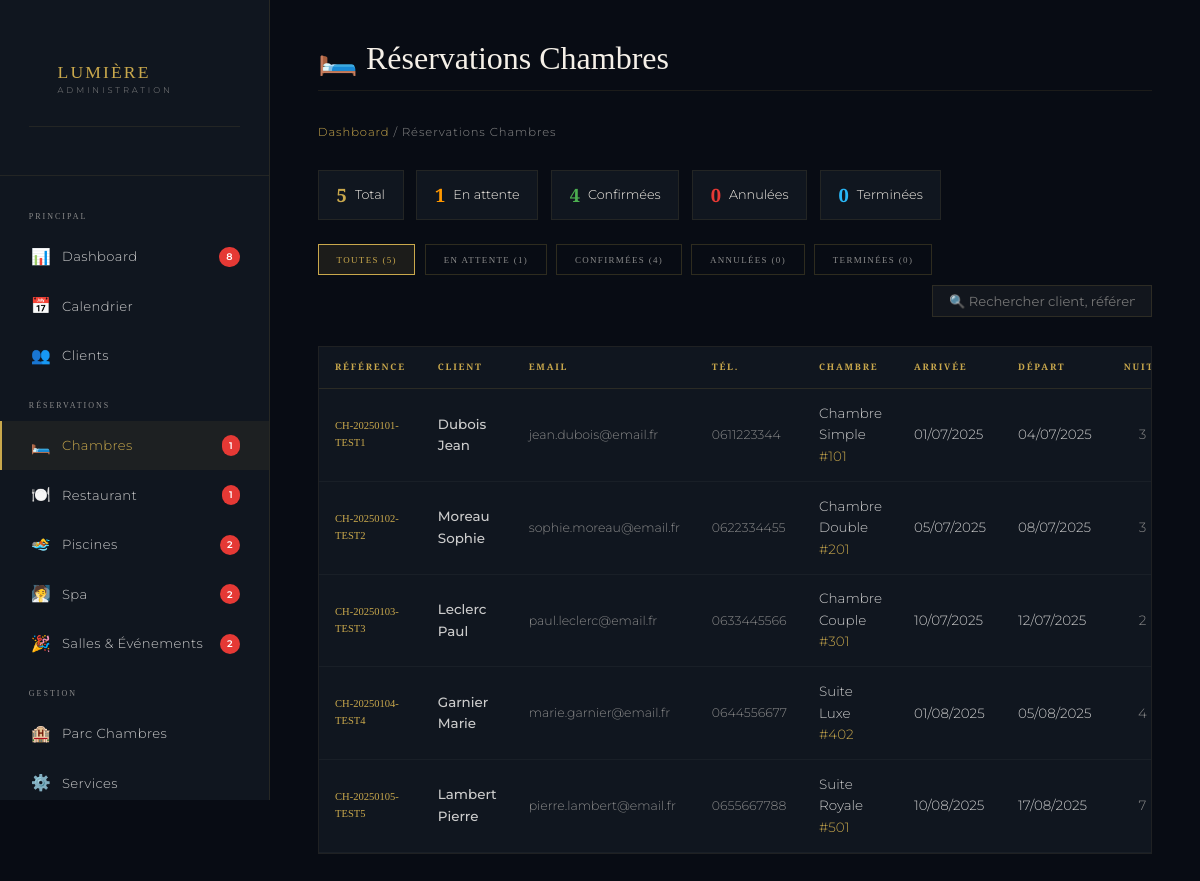
Page /admin/reservations_chambres.php (signed in) on the committed database.
### tables this page shows
CREATE TABLE `reservations` (
  `id`              INT UNSIGNED AUTO_INCREMENT PRIMARY KEY,
  `reference`       VARCHAR(20)       NOT NULL UNIQUE,
  `user_id`         INT UNSIGNED,
  `room_id`         INT UNSIGNED      NOT NULL,
  `nom_client`      VARCHAR(200)      NOT NULL,
  `email_client`    VARCHAR(191)      NOT NULL,
  `telephone`       VARCHAR(20),
  `date_arrivee`    DATE              NOT NULL,
  `date_depart`     DATE              NOT NULL,
  `nb_personnes`    TINYINT           NOT NULL DEFAULT 1,
  `prix_total`      DECIMAL(10,2)     NOT NULL,
  `statut`          ENUM('en_attente','confirmee','annulee','terminee') DEFAULT 'en_attente',
  `demandes_spec`   TEXT,
  `created_at`      TIMESTAMP         DEFAULT CURRENT_TIMESTAMP,
  FOREIGN KEY (`room_id`)   REFERENCES `rooms`(`id`),
  FOREIGN KEY (`user_id`)   REFERENCES `users`(`id`) ON DELETE SET NULL
);

CREATE TABLE `room_types` (
  `id`           INT UNSIGNED AUTO_INCREMENT PRIMARY KEY,
  `slug`         VARCHAR(50)     NOT NULL UNIQUE,
  `nom`          VARCHAR(100)    NOT NULL,
  `description`  TEXT,
  `capacite_max` TINYINT         NOT NULL DEFAULT 2,
  `prix_nuit`    DECIMAL(10,2)   NOT NULL,
  `image`        VARCHAR(255),
  `created_at`   TIMESTAMP       DEFAULT CURRENT_TIMESTAMP
);

CREATE TABLE `rooms` (
  `id`           INT UNSIGNED AUTO_INCREMENT PRIMARY KEY,
  `numero`       VARCHAR(10)     NOT NULL UNIQUE,
  `etage`        TINYINT         NOT NULL,
  `room_type_id` INT UNSIGNED    NOT NULL,
  `statut`       ENUM('disponible','occupee','maintenance') DEFAULT 'disponible',
  `description`  TEXT,
  `created_at`   TIMESTAMP       DEFAULT CURRENT_TIMESTAMP,
  FOREIGN KEY (`room_type_id`) REFERENCES `room_types`(`id`)
);

### includes/functions.php (called while the page is built, shortened)
<?php
function nbNuits(string $arrivee, string $depart): int {
    $d1 = new DateTime($arrivee); $d2 = new DateTime($depart);
    return max(0, (int)$d1->diff($d2)->days);
}

### admin/reservations_chambres.php (the view, shortened to what this page needs)
<?php
require_once __DIR__ . '/../includes/functions.php';
$pdo = getDB();
$filtre = $_GET['statut'] ?? 'tous';
$sql = "SELECT r.*, rt.nom AS type_chambre, rm.numero FROM reservations r JOIN rooms rm ON r.room_id=rm.id JOIN room_types rt ON rm.room_type_id=rt.id";
$params = [];
$sql .= " ORDER BY r.created_at DESC";
$stmt = $pdo->prepare($sql); $stmt->execute($params);
$reservations = $stmt->fetchAll();
$counts = [];
foreach(['en_attente','confirmee','annulee','terminee'] as $s) {
    $counts[$s] = (int)$pdo->query("SELECT COUNT(*) FROM reservations WHERE statut='$s'")->fetchColumn();
}
$counts['tous'] = array_sum($counts);
?>
<!DOCTYPE html>
<html lang="fr">
<head>
  <link rel="stylesheet" href="../hotel-html/css/style.css">
  <link rel="stylesheet" href="css/admin.css">
</head>
<body>
<div class="admin-layout">
  <?php include __DIR__ . '/includes/sidebar.php'; ?>
  <main class="admin-contenu">
    <h1 class="admin-titre">🛏️ Réservations Chambres</h1>
    <div class="admin-breadcrumb"><a href="dashboard.php">Dashboard</a> / Réservations Chambres</div>
    <div class="mini-stat-row">
      <?php $labels=['tous'=>'Total','en_attente'=>'En attente','confirmee'=>'Confirmées','annulee'=>'Annulées','terminee'=>'Terminées'];
      $colors=['tous'=>'var(--or)','en_attente'=>'#FF9800','confirmee'=>'#4CAF50','annulee'=>'#E53935','terminee'=>'#29B6F6'];
      foreach($labels as $k=>$l): ?>
      <div class="mini-stat-chip"><strong style="color:<?= $colors[$k] ?>"><?= $counts[$k] ?></strong> <?= $l ?></div>
      <?php endforeach; ?>
    </div>
    <div class="filtres-bar">
      <?php foreach(['tous'=>'Toutes','en_attente'=>'En attente','confirmee'=>'Confirmées','annulee'=>'Annulées','terminee'=>'Terminées'] as $k=>$l): ?>
      <a href="?statut=<?= $k ?>" class="filtre-btn <?= $filtre===$k?'actif':'' ?>"><?= $l ?> (<?= $counts[$k] ?>)</a>
      <?php endforeach; ?>
      <input type="text" id="searchInput" class="search-input" placeholder="🔍 Rechercher client, référence..." oninput="filtrerTable()">
    </div>
    <div class="panel" style="padding:0">
      <div class="tableau-wrap" style="padding:0">
        <table class="tableau" id="mainTable">
          <thead><tr>
            <th>Référence</th><th>Client</th><th>Email</th><th>Tél.</th>
            <th>Chambre</th><th>Arrivée</th><th>Départ</th><th>Nuits</th>
          </tr></thead>
          <tbody>
            <?php foreach ($reservations as $r): $nuits = nbNuits($r['date_arrivee'],$r['date_depart']); ?>
            <tr>
              <td style="font-family:'Cinzel',serif;font-size:0.66rem;color:var(--or)"><?= htmlspecialchars($r['reference']) ?></td>
              <td style="font-weight:500"><?= htmlspecialchars($r['nom_client']) ?></td>
              <td style="font-size:0.78rem;color:var(--gris)"><?= htmlspecialchars($r['email_client']) ?></td>
              <td style="font-size:0.78rem;color:var(--gris)"><?= htmlspecialchars($r['telephone']??'—') ?></td>
              <td><?= htmlspecialchars($r['type_chambre']) ?> <span style="color:var(--or)">#<?= $r['numero'] ?></span></td>
              <td><?= date('d/m/Y',strtotime($r['date_arrivee'])) ?></td>
              <td><?= date('d/m/Y',strtotime($r['date_depart'])) ?></td>
              <td style="text-align:center;color:var(--gris)"><?= $nuits ?></td>
            </tr>
            <?php endforeach; ?>
          </tbody>
        </table>
      </div>
    </div>
  </main>
</div>
</body>
</html>

### hotel-html/css/style.css (style rules this page uses)
:root { --or: #C9A84C; --or-clair: #E8C97A; --or-sombre: #8B6914; --noir: #080C14; --noir-2: #10161F; --noir-3: #161D29; --ivoire: #F5F0E8; --ivoire-2: #EAE3D2; --bordeaux: #6B1E2E; --gris: #8A8A8A; --gris-clair: #CCCCCC; --ff-titre: 'Cormorant Garamond', serif; --ff-deco: 'Cinzel', serif; --ff-corps: 'Montserrat', sans-serif; --radius: 2px; --transition: 0.4s cubic-bezier(0.25, 0.46, 0.45, 0.94); --shadow-or: 0 0 40px rgba(201,168,76,0.15); }
*, *::before, *::after { box-sizing: border-box; margin: 0; padding: 0; }
html { scroll-behavior: smooth; font-size: 16px; }
body { background: var(--noir); color: var(--ivoire); font-family: var(--ff-corps); font-weight: 300; line-height: 1.7; overflow-x: hidden; }
a { color: inherit; text-decoration: none; }
h1,h2,h3,h4 { font-family: var(--ff-titre); font-weight: 400; line-height: 1.15; }
.filtre-btn { font-family: var(--ff-deco); font-size: 0.62rem; letter-spacing: 0.18em; text-transform: uppercase; padding: 0.55rem 1.4rem; border: 1px solid rgba(201,168,76,0.35); background: transparent; color: var(--gris-clair); cursor: pointer; transition: var(--transition); }
.filtre-btn:hover, .filtre-btn.actif { background: var(--or); color: var(--noir); border-color: var(--or); }
.admin-layout { display: grid; grid-template-columns: 260px 1fr; min-height: 100vh; }
.admin-contenu { padding: 3rem; background: var(--noir); }
.admin-titre { font-family: var(--ff-titre); font-size: 2.2rem; margin-bottom: 2rem; border-bottom: 1px solid rgba(201,168,76,0.1); padding-bottom: 1rem; }
.tableau { width: 100%; border-collapse: collapse; font-size: 0.85rem; }
.tableau th { font-family: var(--ff-deco); font-size: 0.58rem; letter-spacing: 0.2em; text-transform: uppercase; color: var(--or); border-bottom: 1px solid rgba(201,168,76,0.15); padding: 0.9rem 1rem; text-align: left; }
.tableau td { padding: 0.9rem 1rem; border-bottom: 1px solid rgba(255,255,255,0.04); color: var(--gris-clair); }

### rows in the picture
reservations: reference "CH-20250101-TEST1", nom_client "Dubois Jean", email_client "jean.dubois@email.fr", telephone "0611223344", room_types.nom "Chambre Simple", room.numero "101", date_arrivee "01/07/2025", date_depart "04/07/2025", nuits "3"
reservations: reference "CH-20250102-TEST2", nom_client "Moreau Sophie", email_client "sophie.moreau@email.fr", telephone "0622334455", room_types.nom "Chambre Double", room.numero "201", date_arrivee "05/07/2025", date_depart "08/07/2025", nuits "3"
reservations: reference "CH-20250103-TEST3", nom_client "Leclerc Paul", email_client "paul.leclerc@email.fr", telephone "0633445566", room_types.nom "Chambre Couple", room.numero "301", date_arrivee "10/07/2025", date_depart "12/07/2025", nuits "2"
reservations: reference "CH-20250104-TEST4", nom_client "Garnier Marie", email_client "marie.garnier@email.fr", telephone "0644556677", room_types.nom "Suite Luxe", room.numero "402", date_arrivee "01/08/2025", date_depart "05/08/2025", nuits "4"
reservations: reference "CH-20250105-TEST5", nom_client "Lambert Pierre", email_client "pierre.lambert@email.fr", telephone "0655667788", room_types.nom "Suite Royale", room.numero "501", date_arrivee "10/08/2025", date_depart "17/08/2025", nuits "7"

### other values in the picture
$att_total "8"
$att['chambres'] "1"
$att['restaurants'] "1"
$att['piscines'] "2"
$att['spa'] "2"
$att['salles'] "2"
$counts[$k] "5"
$l "Total"
$counts[$k] "1"
$l "En attente"
$counts[$k] "4"
$l "Confirmées"
$counts[$k] "0"
$l "Annulées"
$l "Terminées"
